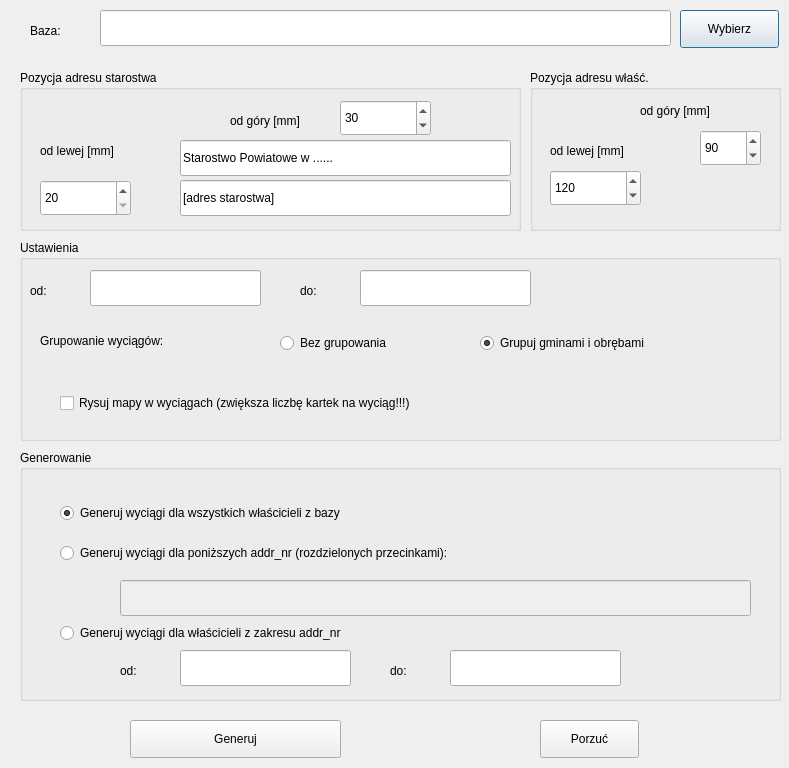
<?xml version="1.0" encoding="UTF-8"?>
<ui version="4.0">
 <class>Dialog</class>
 <widget class="QDialog" name="Dialog">
  <property name="geometry">
   <rect>
    <x>0</x>
    <y>0</y>
    <width>789</width>
    <height>768</height>
   </rect>
  </property>
  <property name="windowTitle">
   <string>Generuj wyciągi dla właścicieli</string>
  </property>
  <widget class="QLabel" name="label">
   <property name="geometry">
    <rect>
     <x>30</x>
     <y>20</y>
     <width>67</width>
     <height>22</height>
    </rect>
   </property>
   <property name="text">
    <string>Baza:</string>
   </property>
  </widget>
  <widget class="QLineEdit" name="lineEdit_baza">
   <property name="geometry">
    <rect>
     <x>100</x>
     <y>10</y>
     <width>571</width>
     <height>36</height>
    </rect>
   </property>
  </widget>
  <widget class="QPushButton" name="pushButton_baza">
   <property name="geometry">
    <rect>
     <x>680</x>
     <y>10</y>
     <width>99</width>
     <height>38</height>
    </rect>
   </property>
   <property name="text">
    <string>Wybierz</string>
   </property>
  </widget>
  <widget class="QGroupBox" name="groupBox">
   <property name="geometry">
    <rect>
     <x>20</x>
     <y>70</y>
     <width>501</width>
     <height>161</height>
    </rect>
   </property>
   <property name="title">
    <string>Pozycja adresu starostwa</string>
   </property>
   <widget class="QLabel" name="label_2">
    <property name="geometry">
     <rect>
      <x>20</x>
      <y>70</y>
      <width>131</width>
      <height>21</height>
     </rect>
    </property>
    <property name="text">
     <string>od lewej [mm]</string>
    </property>
   </widget>
   <widget class="QLabel" name="label_3">
    <property name="geometry">
     <rect>
      <x>210</x>
      <y>40</y>
      <width>131</width>
      <height>21</height>
     </rect>
    </property>
    <property name="text">
     <string>od góry [mm]</string>
    </property>
   </widget>
   <widget class="QLineEdit" name="lineEdit_starostwo">
    <property name="geometry">
     <rect>
      <x>160</x>
      <y>70</y>
      <width>331</width>
      <height>36</height>
     </rect>
    </property>
    <property name="text">
     <string>Starostwo Powiatowe w ......</string>
    </property>
   </widget>
   <widget class="QLineEdit" name="lineEdit_star_adr">
    <property name="geometry">
     <rect>
      <x>160</x>
      <y>110</y>
      <width>331</width>
      <height>36</height>
     </rect>
    </property>
    <property name="text">
     <string>[adres starostwa]</string>
    </property>
   </widget>
   <widget class="QSpinBox" name="spinBox_poz_st_x">
    <property name="geometry">
     <rect>
      <x>20</x>
      <y>110</y>
      <width>91</width>
      <height>36</height>
     </rect>
    </property>
    <property name="minimum">
     <number>20</number>
    </property>
    <property name="maximum">
     <number>270</number>
    </property>
   </widget>
   <widget class="QSpinBox" name="spinBox_poz_st_y">
    <property name="geometry">
     <rect>
      <x>320</x>
      <y>30</y>
      <width>91</width>
      <height>36</height>
     </rect>
    </property>
    <property name="minimum">
     <number>20</number>
    </property>
    <property name="maximum">
     <number>270</number>
    </property>
    <property name="value">
     <number>30</number>
    </property>
   </widget>
  </widget>
  <widget class="QGroupBox" name="groupBox_2">
   <property name="geometry">
    <rect>
     <x>530</x>
     <y>70</y>
     <width>251</width>
     <height>161</height>
    </rect>
   </property>
   <property name="title">
    <string>Pozycja adresu właść.</string>
   </property>
   <widget class="QLabel" name="label_4">
    <property name="geometry">
     <rect>
      <x>110</x>
      <y>30</y>
      <width>131</width>
      <height>21</height>
     </rect>
    </property>
    <property name="text">
     <string>od góry [mm]</string>
    </property>
   </widget>
   <widget class="QLabel" name="label_5">
    <property name="geometry">
     <rect>
      <x>20</x>
      <y>70</y>
      <width>131</width>
      <height>21</height>
     </rect>
    </property>
    <property name="text">
     <string>od lewej [mm]</string>
    </property>
   </widget>
   <widget class="QSpinBox" name="spinBox_poz_wl_x">
    <property name="geometry">
     <rect>
      <x>20</x>
      <y>100</y>
      <width>91</width>
      <height>36</height>
     </rect>
    </property>
    <property name="minimum">
     <number>20</number>
    </property>
    <property name="maximum">
     <number>270</number>
    </property>
    <property name="value">
     <number>120</number>
    </property>
   </widget>
   <widget class="QSpinBox" name="spinBox_poz_wl_y">
    <property name="geometry">
     <rect>
      <x>170</x>
      <y>60</y>
      <width>61</width>
      <height>36</height>
     </rect>
    </property>
    <property name="minimum">
     <number>20</number>
    </property>
    <property name="maximum">
     <number>270</number>
    </property>
    <property name="value">
     <number>90</number>
    </property>
   </widget>
  </widget>
  <widget class="QGroupBox" name="groupBox_3">
   <property name="geometry">
    <rect>
     <x>20</x>
     <y>240</y>
     <width>761</width>
     <height>201</height>
    </rect>
   </property>
   <property name="title">
    <string>Ustawienia</string>
   </property>
   <widget class="QLabel" name="label_6">
    <property name="geometry">
     <rect>
      <x>10</x>
      <y>40</y>
      <width>51</width>
      <height>21</height>
     </rect>
    </property>
    <property name="text">
     <string>od:</string>
    </property>
   </widget>
   <widget class="QLineEdit" name="lineEdit_od">
    <property name="geometry">
     <rect>
      <x>70</x>
      <y>30</y>
      <width>171</width>
      <height>36</height>
     </rect>
    </property>
   </widget>
   <widget class="QLabel" name="label_7">
    <property name="geometry">
     <rect>
      <x>280</x>
      <y>40</y>
      <width>51</width>
      <height>21</height>
     </rect>
    </property>
    <property name="text">
     <string>do:</string>
    </property>
   </widget>
   <widget class="QLineEdit" name="lineEdit_do">
    <property name="geometry">
     <rect>
      <x>340</x>
      <y>30</y>
      <width>171</width>
      <height>36</height>
     </rect>
    </property>
   </widget>
   <widget class="QRadioButton" name="radioButton_gr_nie">
    <property name="geometry">
     <rect>
      <x>260</x>
      <y>90</y>
      <width>191</width>
      <height>26</height>
     </rect>
    </property>
    <property name="text">
     <string>Bez grupowania</string>
    </property>
   </widget>
   <widget class="QRadioButton" name="radioButton_gr_tak">
    <property name="geometry">
     <rect>
      <x>460</x>
      <y>90</y>
      <width>281</width>
      <height>26</height>
     </rect>
    </property>
    <property name="text">
     <string>Grupuj gminami i obrębami</string>
    </property>
    <property name="checked">
     <bool>true</bool>
    </property>
   </widget>
   <widget class="QLabel" name="label_8">
    <property name="geometry">
     <rect>
      <x>20</x>
      <y>90</y>
      <width>231</width>
      <height>21</height>
     </rect>
    </property>
    <property name="text">
     <string>Grupowanie wyciągów:</string>
    </property>
   </widget>
   <widget class="QCheckBox" name="checkBox_mapy">
    <property name="geometry">
     <rect>
      <x>40</x>
      <y>150</y>
      <width>601</width>
      <height>26</height>
     </rect>
    </property>
    <property name="text">
     <string>Rysuj mapy w wyciągach (zwiększa liczbę kartek na wyciąg!!!)</string>
    </property>
   </widget>
  </widget>
  <widget class="QGroupBox" name="groupBox_4">
   <property name="geometry">
    <rect>
     <x>20</x>
     <y>450</y>
     <width>761</width>
     <height>251</height>
    </rect>
   </property>
   <property name="title">
    <string>Generowanie</string>
   </property>
   <widget class="QRadioButton" name="radioButton_wszyscy">
    <property name="geometry">
     <rect>
      <x>40</x>
      <y>50</y>
      <width>491</width>
      <height>26</height>
     </rect>
    </property>
    <property name="text">
     <string>Generuj wyciągi dla wszystkich właścicieli z bazy</string>
    </property>
    <property name="checked">
     <bool>true</bool>
    </property>
   </widget>
   <widget class="QRadioButton" name="radioButton_wybrani">
    <property name="geometry">
     <rect>
      <x>40</x>
      <y>90</y>
      <width>651</width>
      <height>26</height>
     </rect>
    </property>
    <property name="text">
     <string>Generuj wyciągi dla poniższych addr_nr (rozdzielonych przecinkami):</string>
    </property>
   </widget>
   <widget class="QLineEdit" name="lineEdit_wybrani">
    <property name="enabled">
     <bool>false</bool>
    </property>
    <property name="geometry">
     <rect>
      <x>100</x>
      <y>130</y>
      <width>631</width>
      <height>36</height>
     </rect>
    </property>
   </widget>
   <widget class="QRadioButton" name="radioButton_zakres">
    <property name="geometry">
     <rect>
      <x>40</x>
      <y>170</y>
      <width>481</width>
      <height>26</height>
     </rect>
    </property>
    <property name="text">
     <string>Generuj wyciągi dla właścicieli z zakresu addr_nr</string>
    </property>
   </widget>
   <widget class="QLineEdit" name="lineEdit_wl_od">
    <property name="geometry">
     <rect>
      <x>160</x>
      <y>200</y>
      <width>171</width>
      <height>36</height>
     </rect>
    </property>
   </widget>
   <widget class="QLineEdit" name="lineEdit_wl_do">
    <property name="geometry">
     <rect>
      <x>430</x>
      <y>200</y>
      <width>171</width>
      <height>36</height>
     </rect>
    </property>
   </widget>
   <widget class="QLabel" name="label_9">
    <property name="geometry">
     <rect>
      <x>100</x>
      <y>210</y>
      <width>51</width>
      <height>21</height>
     </rect>
    </property>
    <property name="text">
     <string>od:</string>
    </property>
   </widget>
   <widget class="QLabel" name="label_10">
    <property name="geometry">
     <rect>
      <x>370</x>
      <y>210</y>
      <width>51</width>
      <height>21</height>
     </rect>
    </property>
    <property name="text">
     <string>do:</string>
    </property>
   </widget>
  </widget>
  <widget class="QPushButton" name="pushButton_ok">
   <property name="geometry">
    <rect>
     <x>130</x>
     <y>720</y>
     <width>211</width>
     <height>38</height>
    </rect>
   </property>
   <property name="text">
    <string>Generuj</string>
   </property>
  </widget>
  <widget class="QPushButton" name="pushButton_porzuc">
   <property name="geometry">
    <rect>
     <x>540</x>
     <y>720</y>
     <width>99</width>
     <height>38</height>
    </rect>
   </property>
   <property name="text">
    <string>Porzuć</string>
   </property>
  </widget>
 </widget>
 <resources/>
 <connections>
  <connection>
   <sender>radioButton_wybrani</sender>
   <signal>toggled(bool)</signal>
   <receiver>lineEdit_wybrani</receiver>
   <slot>setEnabled(bool)</slot>
   <hints>
    <hint type="sourcelabel">
     <x>385</x>
     <y>552</y>
    </hint>
    <hint type="destinationlabel">
     <x>435</x>
     <y>597</y>
    </hint>
   </hints>
  </connection>
  <connection>
   <sender>radioButton_zakres</sender>
   <signal>toggled(bool)</signal>
   <receiver>lineEdit_wl_do</receiver>
   <slot>setEnabled(bool)</slot>
   <hints>
    <hint type="sourcelabel">
     <x>300</x>
     <y>632</y>
    </hint>
    <hint type="destinationlabel">
     <x>535</x>
     <y>667</y>
    </hint>
   </hints>
  </connection>
  <connection>
   <sender>radioButton_zakres</sender>
   <signal>toggled(bool)</signal>
   <receiver>lineEdit_wl_od</receiver>
   <slot>setEnabled(bool)</slot>
   <hints>
    <hint type="sourcelabel">
     <x>300</x>
     <y>632</y>
    </hint>
    <hint type="destinationlabel">
     <x>265</x>
     <y>667</y>
    </hint>
   </hints>
  </connection>
 </connections>
</ui>
